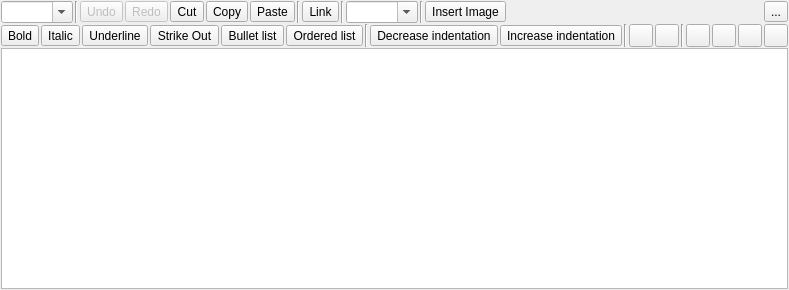
<?xml version="1.0" encoding="UTF-8"?>
<ui version="4.0">
 <class>MRichTextEdit</class>
 <widget class="QWidget" name="MRichTextEdit">
  <property name="geometry">
   <rect>
    <x>0</x>
    <y>0</y>
    <width>576</width>
    <height>290</height>
   </rect>
  </property>
  <property name="windowTitle">
   <string notr="true"/>
  </property>
  <layout class="QVBoxLayout" name="verticalLayout">
   <property name="spacing">
    <number>1</number>
   </property>
   <property name="leftMargin">
    <number>1</number>
   </property>
   <property name="topMargin">
    <number>1</number>
   </property>
   <property name="rightMargin">
    <number>1</number>
   </property>
   <property name="bottomMargin">
    <number>1</number>
   </property>
   <item>
    <widget class="QWidget" name="f_toolbar" native="true">
     <layout class="QHBoxLayout" name="horizontalLayout">
      <property name="spacing">
       <number>2</number>
      </property>
      <property name="leftMargin">
       <number>0</number>
      </property>
      <property name="topMargin">
       <number>0</number>
      </property>
      <property name="rightMargin">
       <number>0</number>
      </property>
      <property name="bottomMargin">
       <number>0</number>
      </property>
      <item>
       <widget class="QComboBox" name="f_paragraph">
        <property name="focusPolicy">
         <enum>Qt::ClickFocus</enum>
        </property>
        <property name="toolTip">
         <string>Paragraph formatting</string>
        </property>
        <property name="editable">
         <bool>true</bool>
        </property>
       </widget>
      </item>
      <item>
       <widget class="Line" name="line_4">
        <property name="orientation">
         <enum>Qt::Vertical</enum>
        </property>
       </widget>
      </item>
      <item>
       <widget class="QToolButton" name="f_undo">
        <property name="enabled">
         <bool>false</bool>
        </property>
        <property name="focusPolicy">
         <enum>Qt::ClickFocus</enum>
        </property>
        <property name="toolTip">
         <string>Undo (CTRL+Z)</string>
        </property>
        <property name="text">
         <string>Undo</string>
        </property>
        <property name="icon">
         <iconset resource="../res.qrc">
          <normaloff>:/res/icons_textedit/Undo-96.png</normaloff>:/res/icons_textedit/Undo-96.png</iconset>
        </property>
        <property name="iconSize">
         <size>
          <width>16</width>
          <height>16</height>
         </size>
        </property>
       </widget>
      </item>
      <item>
       <widget class="QToolButton" name="f_redo">
        <property name="enabled">
         <bool>false</bool>
        </property>
        <property name="focusPolicy">
         <enum>Qt::ClickFocus</enum>
        </property>
        <property name="toolTip">
         <string>Redo</string>
        </property>
        <property name="text">
         <string>Redo</string>
        </property>
        <property name="icon">
         <iconset resource="../res.qrc">
          <normaloff>:/res/icons_textedit/Redo-96.png</normaloff>:/res/icons_textedit/Redo-96.png</iconset>
        </property>
        <property name="iconSize">
         <size>
          <width>16</width>
          <height>16</height>
         </size>
        </property>
       </widget>
      </item>
      <item>
       <widget class="QToolButton" name="f_cut">
        <property name="focusPolicy">
         <enum>Qt::ClickFocus</enum>
        </property>
        <property name="toolTip">
         <string>Cut (CTRL+X)</string>
        </property>
        <property name="text">
         <string>Cut</string>
        </property>
        <property name="icon">
         <iconset resource="../res.qrc">
          <normaloff>:/res/icons_textedit/Cut-96.png</normaloff>:/res/icons_textedit/Cut-96.png</iconset>
        </property>
        <property name="iconSize">
         <size>
          <width>16</width>
          <height>16</height>
         </size>
        </property>
       </widget>
      </item>
      <item>
       <widget class="QToolButton" name="f_copy">
        <property name="focusPolicy">
         <enum>Qt::ClickFocus</enum>
        </property>
        <property name="toolTip">
         <string>Copy (CTRL+C)</string>
        </property>
        <property name="text">
         <string>Copy</string>
        </property>
        <property name="icon">
         <iconset resource="../res.qrc">
          <normaloff>:/res/icons_textedit/Copy-96.png</normaloff>:/res/icons_textedit/Copy-96.png</iconset>
        </property>
        <property name="iconSize">
         <size>
          <width>16</width>
          <height>16</height>
         </size>
        </property>
       </widget>
      </item>
      <item>
       <widget class="QToolButton" name="f_paste">
        <property name="focusPolicy">
         <enum>Qt::ClickFocus</enum>
        </property>
        <property name="toolTip">
         <string>Paste (CTRL+V)</string>
        </property>
        <property name="text">
         <string>Paste</string>
        </property>
        <property name="icon">
         <iconset resource="../res.qrc">
          <normaloff>:/res/icons_textedit/Paste-96.png</normaloff>:/res/icons_textedit/Paste-96.png</iconset>
        </property>
        <property name="iconSize">
         <size>
          <width>16</width>
          <height>16</height>
         </size>
        </property>
       </widget>
      </item>
      <item>
       <widget class="Line" name="line">
        <property name="orientation">
         <enum>Qt::Vertical</enum>
        </property>
       </widget>
      </item>
      <item>
       <widget class="QToolButton" name="f_link">
        <property name="focusPolicy">
         <enum>Qt::ClickFocus</enum>
        </property>
        <property name="toolTip">
         <string>Link (CTRL+L)</string>
        </property>
        <property name="text">
         <string>Link</string>
        </property>
        <property name="icon">
         <iconset resource="../res.qrc">
          <normaloff>:/res/icons_textedit/Link-96.png</normaloff>:/res/icons_textedit/Link-96.png</iconset>
        </property>
        <property name="iconSize">
         <size>
          <width>16</width>
          <height>16</height>
         </size>
        </property>
        <property name="checkable">
         <bool>true</bool>
        </property>
       </widget>
      </item>
      <item>
       <widget class="Line" name="line_3">
        <property name="orientation">
         <enum>Qt::Vertical</enum>
        </property>
       </widget>
      </item>
      <item>
       <widget class="QComboBox" name="f_fontsize">
        <property name="sizePolicy">
         <sizepolicy hsizetype="Preferred" vsizetype="Fixed">
          <horstretch>0</horstretch>
          <verstretch>0</verstretch>
         </sizepolicy>
        </property>
        <property name="focusPolicy">
         <enum>Qt::ClickFocus</enum>
        </property>
        <property name="toolTip">
         <string>Font size</string>
        </property>
        <property name="editable">
         <bool>true</bool>
        </property>
       </widget>
      </item>
      <item>
       <widget class="Line" name="line_6">
        <property name="orientation">
         <enum>Qt::Vertical</enum>
        </property>
       </widget>
      </item>
      <item>
       <widget class="QToolButton" name="f_image">
        <property name="toolTip">
         <string>Insert image...</string>
        </property>
        <property name="text">
         <string notr="true">Insert Image</string>
        </property>
        <property name="icon">
         <iconset resource="../res.qrc">
          <normaloff>:/res/icons_textedit/Add Image-96.png</normaloff>:/res/icons_textedit/Add Image-96.png</iconset>
        </property>
       </widget>
      </item>
      <item>
       <spacer name="horizontalSpacer">
        <property name="orientation">
         <enum>Qt::Horizontal</enum>
        </property>
        <property name="sizeHint" stdset="0">
         <size>
          <width>40</width>
          <height>20</height>
         </size>
        </property>
       </spacer>
      </item>
      <item>
       <widget class="QToolButton" name="f_menu">
        <property name="toolTip">
         <string>Menu</string>
        </property>
        <property name="text">
         <string>...</string>
        </property>
        <property name="icon">
         <iconset resource="../res.qrc">
          <normaloff>:/res/icons_textedit/Menu 2-96.png</normaloff>:/res/icons_textedit/Menu 2-96.png</iconset>
        </property>
       </widget>
      </item>
     </layout>
     <zorder>f_paragraph</zorder>
     <zorder>line_4</zorder>
     <zorder>f_undo</zorder>
     <zorder>f_redo</zorder>
     <zorder>f_cut</zorder>
     <zorder>f_copy</zorder>
     <zorder>f_paste</zorder>
     <zorder>line</zorder>
     <zorder>f_link</zorder>
     <zorder>line_3</zorder>
     <zorder>f_fontsize</zorder>
     <zorder>f_image</zorder>
     <zorder>line_6</zorder>
     <zorder>f_menu</zorder>
    </widget>
   </item>
   <item>
    <widget class="QWidget" name="widget" native="true">
     <layout class="QHBoxLayout" name="horizontalLayout_2">
      <property name="spacing">
       <number>2</number>
      </property>
      <property name="leftMargin">
       <number>0</number>
      </property>
      <property name="topMargin">
       <number>0</number>
      </property>
      <property name="rightMargin">
       <number>0</number>
      </property>
      <property name="bottomMargin">
       <number>0</number>
      </property>
      <item>
       <widget class="QToolButton" name="f_bold">
        <property name="focusPolicy">
         <enum>Qt::ClickFocus</enum>
        </property>
        <property name="toolTip">
         <string notr="true">Bold (CTRL+B)</string>
        </property>
        <property name="text">
         <string>Bold</string>
        </property>
        <property name="icon">
         <iconset resource="../res.qrc">
          <normaloff>:/res/icons_textedit/Bold-96.png</normaloff>:/res/icons_textedit/Bold-96.png</iconset>
        </property>
        <property name="iconSize">
         <size>
          <width>16</width>
          <height>16</height>
         </size>
        </property>
        <property name="checkable">
         <bool>true</bool>
        </property>
       </widget>
      </item>
      <item>
       <widget class="QToolButton" name="f_italic">
        <property name="focusPolicy">
         <enum>Qt::ClickFocus</enum>
        </property>
        <property name="toolTip">
         <string>Italic (CTRL+I)</string>
        </property>
        <property name="text">
         <string>Italic</string>
        </property>
        <property name="icon">
         <iconset resource="../res.qrc">
          <normaloff>:/res/icons_textedit/Italic-96.png</normaloff>:/res/icons_textedit/Italic-96.png</iconset>
        </property>
        <property name="iconSize">
         <size>
          <width>16</width>
          <height>16</height>
         </size>
        </property>
        <property name="checkable">
         <bool>true</bool>
        </property>
       </widget>
      </item>
      <item>
       <widget class="QToolButton" name="f_underline">
        <property name="focusPolicy">
         <enum>Qt::ClickFocus</enum>
        </property>
        <property name="toolTip">
         <string>Underline (CTRL+U)</string>
        </property>
        <property name="text">
         <string>Underline</string>
        </property>
        <property name="icon">
         <iconset resource="../res.qrc">
          <normaloff>:/res/icons_textedit/Text Color-96.png</normaloff>:/res/icons_textedit/Text Color-96.png</iconset>
        </property>
        <property name="iconSize">
         <size>
          <width>16</width>
          <height>16</height>
         </size>
        </property>
        <property name="checkable">
         <bool>true</bool>
        </property>
       </widget>
      </item>
      <item>
       <widget class="QToolButton" name="f_strikeout">
        <property name="text">
         <string>Strike Out</string>
        </property>
        <property name="icon">
         <iconset resource="../res.qrc">
          <normaloff>:/res/icons_textedit/Strikethrough-96.png</normaloff>:/res/icons_textedit/Strikethrough-96.png</iconset>
        </property>
        <property name="checkable">
         <bool>true</bool>
        </property>
       </widget>
      </item>
      <item>
       <widget class="QToolButton" name="f_list_bullet">
        <property name="focusPolicy">
         <enum>Qt::ClickFocus</enum>
        </property>
        <property name="toolTip">
         <string>Bullet list (CTRL+-)</string>
        </property>
        <property name="text">
         <string>Bullet list</string>
        </property>
        <property name="icon">
         <iconset resource="../res.qrc">
          <normaloff>:/res/icons_textedit/Bulleted List-96.png</normaloff>:/res/icons_textedit/Bulleted List-96.png</iconset>
        </property>
        <property name="iconSize">
         <size>
          <width>16</width>
          <height>16</height>
         </size>
        </property>
        <property name="checkable">
         <bool>true</bool>
        </property>
       </widget>
      </item>
      <item>
       <widget class="QToolButton" name="f_list_ordered">
        <property name="focusPolicy">
         <enum>Qt::ClickFocus</enum>
        </property>
        <property name="toolTip">
         <string>Ordered list (CTRL+=)</string>
        </property>
        <property name="text">
         <string>Ordered list</string>
        </property>
        <property name="icon">
         <iconset resource="../res.qrc">
          <normaloff>:/res/icons_textedit/Numbered List-96.png</normaloff>:/res/icons_textedit/Numbered List-96.png</iconset>
        </property>
        <property name="iconSize">
         <size>
          <width>16</width>
          <height>16</height>
         </size>
        </property>
        <property name="checkable">
         <bool>true</bool>
        </property>
       </widget>
      </item>
      <item>
       <widget class="Line" name="line_2">
        <property name="orientation">
         <enum>Qt::Vertical</enum>
        </property>
       </widget>
      </item>
      <item>
       <widget class="QToolButton" name="f_indent_dec">
        <property name="focusPolicy">
         <enum>Qt::ClickFocus</enum>
        </property>
        <property name="toolTip">
         <string>Decrease indentation (CTRL+,)</string>
        </property>
        <property name="text">
         <string>Decrease indentation</string>
        </property>
        <property name="icon">
         <iconset resource="../res.qrc">
          <normaloff>:/res/icons_textedit/Indent-96.png</normaloff>:/res/icons_textedit/Indent-96.png</iconset>
        </property>
        <property name="iconSize">
         <size>
          <width>16</width>
          <height>16</height>
         </size>
        </property>
       </widget>
      </item>
      <item>
       <widget class="QToolButton" name="f_indent_inc">
        <property name="focusPolicy">
         <enum>Qt::ClickFocus</enum>
        </property>
        <property name="toolTip">
         <string>Increase indentation (CTRL+.)</string>
        </property>
        <property name="text">
         <string>Increase indentation</string>
        </property>
        <property name="icon">
         <iconset resource="../res.qrc">
          <normaloff>:/res/icons_textedit/Outdent-96.png</normaloff>:/res/icons_textedit/Outdent-96.png</iconset>
        </property>
        <property name="iconSize">
         <size>
          <width>16</width>
          <height>16</height>
         </size>
        </property>
       </widget>
      </item>
      <item>
       <widget class="Line" name="line_5">
        <property name="orientation">
         <enum>Qt::Vertical</enum>
        </property>
       </widget>
      </item>
      <item>
       <widget class="QToolButton" name="f_bgcolor">
        <property name="focusPolicy">
         <enum>Qt::ClickFocus</enum>
        </property>
        <property name="toolTip">
         <string>Text background color</string>
        </property>
        <property name="text">
         <string/>
        </property>
        <property name="icon">
         <iconset resource="../res.qrc">
          <normaloff>:/res/icons_textedit/Fill Color-96.png</normaloff>:/res/icons_textedit/Fill Color-96.png</iconset>
        </property>
        <property name="iconSize">
         <size>
          <width>16</width>
          <height>16</height>
         </size>
        </property>
       </widget>
      </item>
      <item>
       <widget class="QToolButton" name="f_fgcolor">
        <property name="sizePolicy">
         <sizepolicy hsizetype="Fixed" vsizetype="Fixed">
          <horstretch>0</horstretch>
          <verstretch>0</verstretch>
         </sizepolicy>
        </property>
        <property name="toolTip">
         <string>Text color</string>
        </property>
        <property name="text">
         <string/>
        </property>
        <property name="icon">
         <iconset resource="../res.qrc">
          <normaloff>:/res/icons_textedit/Fill Color-96.png</normaloff>:/res/icons_textedit/Fill Color-96.png</iconset>
        </property>
       </widget>
      </item>
      <item>
       <widget class="Line" name="line_7">
        <property name="orientation">
         <enum>Qt::Vertical</enum>
        </property>
       </widget>
      </item>
      <item>
       <widget class="QToolButton" name="f_align_left">
        <property name="toolTip">
         <string>Align Left</string>
        </property>
        <property name="text">
         <string/>
        </property>
        <property name="icon">
         <iconset resource="../res.qrc">
          <normaloff>:/res/icons_textedit/Align Left-96.png</normaloff>:/res/icons_textedit/Align Left-96.png</iconset>
        </property>
        <property name="checkable">
         <bool>true</bool>
        </property>
       </widget>
      </item>
      <item>
       <widget class="QToolButton" name="f_align_center">
        <property name="toolTip">
         <string>Align Center</string>
        </property>
        <property name="text">
         <string/>
        </property>
        <property name="icon">
         <iconset resource="../res.qrc">
          <normaloff>:/res/icons_textedit/Align Center-96.png</normaloff>:/res/icons_textedit/Align Center-96.png</iconset>
        </property>
        <property name="checkable">
         <bool>true</bool>
        </property>
       </widget>
      </item>
      <item>
       <widget class="QToolButton" name="f_align_right">
        <property name="toolTip">
         <string>Align Right</string>
        </property>
        <property name="text">
         <string/>
        </property>
        <property name="icon">
         <iconset resource="../res.qrc">
          <normaloff>:/res/icons_textedit/Align Right-96.png</normaloff>:/res/icons_textedit/Align Right-96.png</iconset>
        </property>
        <property name="checkable">
         <bool>true</bool>
        </property>
       </widget>
      </item>
      <item>
       <widget class="QToolButton" name="f_align_justify">
        <property name="toolTip">
         <string>Align Justify</string>
        </property>
        <property name="text">
         <string/>
        </property>
        <property name="icon">
         <iconset resource="../res.qrc">
          <normaloff>:/res/icons_textedit/Align Justify-96.png</normaloff>:/res/icons_textedit/Align Justify-96.png</iconset>
        </property>
        <property name="checkable">
         <bool>true</bool>
        </property>
       </widget>
      </item>
      <item>
       <spacer name="horizontalSpacer_2">
        <property name="orientation">
         <enum>Qt::Horizontal</enum>
        </property>
        <property name="sizeHint" stdset="0">
         <size>
          <width>192</width>
          <height>20</height>
         </size>
        </property>
       </spacer>
      </item>
     </layout>
    </widget>
   </item>
   <item>
    <widget class="MTextEdit" name="f_textedit">
     <property name="autoFormatting">
      <set>QTextEdit::AutoNone</set>
     </property>
     <property name="tabChangesFocus">
      <bool>true</bool>
     </property>
    </widget>
   </item>
  </layout>
 </widget>
 <customwidgets>
  <customwidget>
   <class>MTextEdit</class>
   <extends>QTextEdit</extends>
   <header>widgets/mtextedit.h</header>
  </customwidget>
 </customwidgets>
 <tabstops>
  <tabstop>f_textedit</tabstop>
  <tabstop>f_image</tabstop>
  <tabstop>f_menu</tabstop>
 </tabstops>
 <resources>
  <include location="../res.qrc"/>
 </resources>
 <connections/>
</ui>
